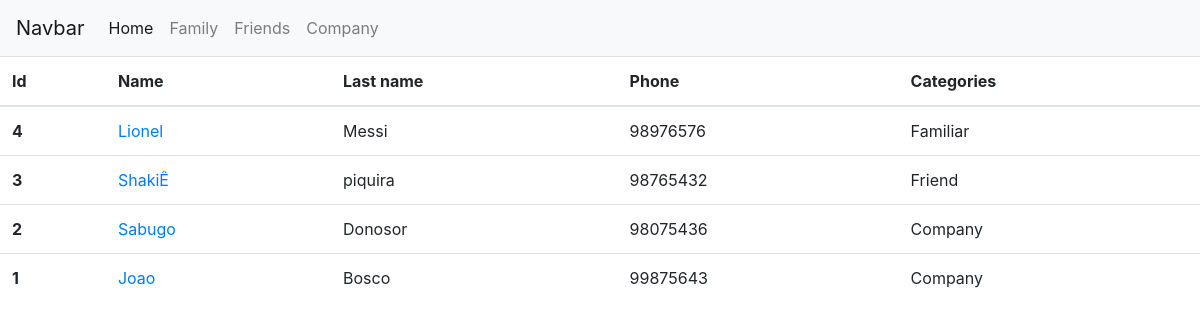
Before: / with the older database file.
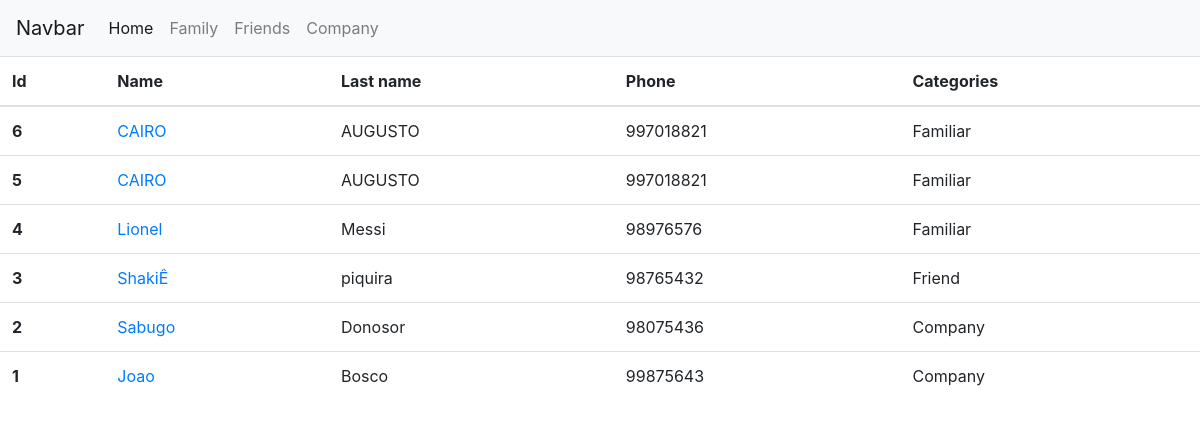
After: the same page with the newer database file.
### contacts/models.py (models this page shows, shortened)
class Contact(models.Model):
    name = models.CharField(max_length=20)
    nickname = models.CharField(max_length=20, blank=True)
    cel = models.CharField(max_length=15)
    mail = models.EmailField()
    register_date = models.DateField(default=timezone.now)
    description = models.TextField(blank=True)
    categories = models.ForeignKey(Category, on_delete=models.DO_NOTHING)

class Category(models.Model):
    name = models.CharField(max_length=20)
    def __str__(self):
        return self.name

### contacts/views.py (the view)
# urls.py: path('', views.index, name='index'),
def index(request):
    contacts = Contact.objects.order_by('-id')
    return render(request, 'contacts/index.html', {
        'contacts': contacts
    })

### contacts/templates/contacts/index.html (shortened to what this page needs)
<!doctype html>
<html lang="en">
<head>
   {% include 'contacts/partials/_head.html' %}
</head>
<body>
       <nav class="navbar navbar-expand-lg navbar-light bg-light">
      <a class="navbar-brand" href="#">Navbar</a>
      <div class="collapse navbar-collapse" id="navbarNav">
        <ul class="navbar-nav">
          <li class="nav-item active">
            <a class="nav-link" href="{% url 'index' %}">Home <span class="sr-only">(current)</span></a>
          </li>
          <li class="nav-item">
            <a class="nav-link" href="{% url 'see_family' %}">Family</a>
          </li>
          <li class="nav-item">
            <a class="nav-link" href="">Friends</a>
          </li>
            <li class="nav-item">
            <a class="nav-link" href="">Company</a>
          </li>
        </ul>
      </div>
    </nav>
    {% include 'contacts/partials/_content.html' %}
</body>
</html>

### contacts/templates/contacts/partials/_content.html
<table class="table">
<thead>
  <tr>
    <th scope="col">Id</th>
    <th scope="col">Name</th>
    <th scope="col">Last name</th>
    <th scope="col">Phone</th>
    <th scope="col">Categories</th>
  </tr>
</thead>
<tbody>
{% for contact in contacts %}
  <tr>
    <th scope="row">{{ contact.id }}</th>
    <td>
      <a href="{% url 'see_contact' contact.id%}">{{ contact.name }}</a>
    </td>
    <td>{{ contact.nickname }}</td>
    <td>{{ contact.cel }}</td>
    <td>{{ contact.categories }}</td>
  </tr>
{% endfor %}
</tbody>
</table>

Changed rows visible on the page:
added Contact: id "6", name "CAIRO", nickname "AUGUSTO", cel "997018821", categories "Familiar"
added Contact: id "5", name "CAIRO", nickname "AUGUSTO", cel "997018821", categories "Familiar"
